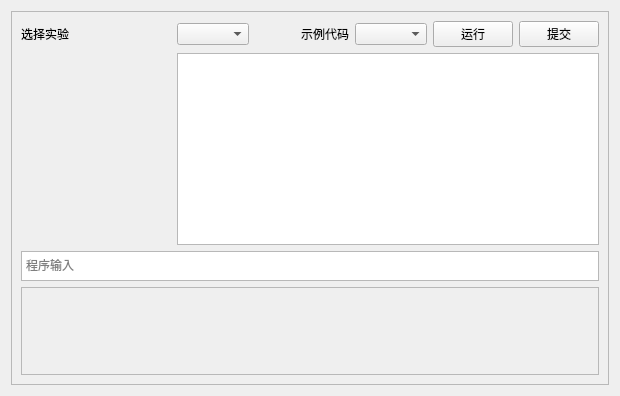
<?xml version="1.0" encoding="UTF-8"?>
<ui version="4.0">
 <class>programpage</class>
 <widget class="programpage" name="programpage">
  <property name="geometry">
   <rect>
    <x>0</x>
    <y>0</y>
    <width>620</width>
    <height>396</height>
   </rect>
  </property>
  <property name="windowTitle">
   <string>programpage</string>
  </property>
  <layout class="QVBoxLayout" name="verticalLayout_4">
   <item>
    <widget class="QFrame" name="frame">
     <property name="frameShape">
      <enum>QFrame::Shape::StyledPanel</enum>
     </property>
     <property name="frameShadow">
      <enum>QFrame::Shadow::Raised</enum>
     </property>
     <layout class="QVBoxLayout" name="verticalLayout_2">
      <item>
       <widget class="QStackedWidget" name="stackedWidget">
        <widget class="QWidget" name="student">
         <layout class="QVBoxLayout" name="verticalLayout_5">
          <property name="leftMargin">
           <number>0</number>
          </property>
          <property name="topMargin">
           <number>0</number>
          </property>
          <property name="rightMargin">
           <number>0</number>
          </property>
          <property name="bottomMargin">
           <number>0</number>
          </property>
          <item>
           <layout class="QGridLayout" name="gridLayout_2" columnstretch="0,0,0,0,0,0" columnminimumwidth="0,0,0,0,0,0">
            <item row="0" column="0">
             <widget class="QLabel" name="label_2">
              <property name="maximumSize">
               <size>
                <width>16777215</width>
                <height>16777215</height>
               </size>
              </property>
              <property name="text">
               <string>选择实验</string>
              </property>
             </widget>
            </item>
            <item row="0" column="3">
             <widget class="QLabel" name="label">
              <property name="text">
               <string>示例代码</string>
              </property>
             </widget>
            </item>
            <item row="0" column="1">
             <widget class="QComboBox" name="optionOfProgram"/>
            </item>
            <item row="3" column="0" colspan="6">
             <widget class="QScrollArea" name="scrollArea">
              <property name="widgetResizable">
               <bool>true</bool>
              </property>
              <widget class="QWidget" name="scrollAreaWidgetContents">
               <property name="geometry">
                <rect>
                 <x>0</x>
                 <y>0</y>
                 <width>566</width>
                 <height>69</height>
                </rect>
               </property>
               <layout class="QVBoxLayout" name="verticalLayout_3">
                <item>
                 <widget class="QLabel" name="infoOfOutput">
                  <property name="text">
                   <string/>
                  </property>
                  <property name="wordWrap">
                   <bool>true</bool>
                  </property>
                 </widget>
                </item>
               </layout>
              </widget>
             </widget>
            </item>
            <item row="1" column="1" colspan="5">
             <widget class="QTextEdit" name="CodeEdit"/>
            </item>
            <item row="2" column="0" colspan="6">
             <widget class="QTextEdit" name="inputOfProgram">
              <property name="sizePolicy">
               <sizepolicy hsizetype="Expanding" vsizetype="Fixed">
                <horstretch>0</horstretch>
                <verstretch>0</verstretch>
               </sizepolicy>
              </property>
              <property name="maximumSize">
               <size>
                <width>16777215</width>
                <height>30</height>
               </size>
              </property>
              <property name="placeholderText">
               <string>程序输入</string>
              </property>
             </widget>
            </item>
            <item row="0" column="5">
             <layout class="QHBoxLayout" name="horizontalLayout">
              <item>
               <widget class="QPushButton" name="btnOfRun">
                <property name="text">
                 <string>运行</string>
                </property>
               </widget>
              </item>
              <item>
               <widget class="QPushButton" name="btnOfSubmit">
                <property name="text">
                 <string>提交</string>
                </property>
               </widget>
              </item>
             </layout>
            </item>
            <item row="1" column="0">
             <widget class="QLabel" name="contentOfProgram">
              <property name="sizePolicy">
               <sizepolicy hsizetype="Fixed" vsizetype="Preferred">
                <horstretch>0</horstretch>
                <verstretch>0</verstretch>
               </sizepolicy>
              </property>
              <property name="minimumSize">
               <size>
                <width>150</width>
                <height>0</height>
               </size>
              </property>
              <property name="maximumSize">
               <size>
                <width>300</width>
                <height>16777215</height>
               </size>
              </property>
              <property name="text">
               <string/>
              </property>
              <property name="alignment">
               <set>Qt::AlignmentFlag::AlignLeading|Qt::AlignmentFlag::AlignLeft|Qt::AlignmentFlag::AlignTop</set>
              </property>
              <property name="wordWrap">
               <bool>true</bool>
              </property>
             </widget>
            </item>
            <item row="0" column="4">
             <widget class="QComboBox" name="optionOfSample"/>
            </item>
           </layout>
          </item>
         </layout>
        </widget>
        <widget class="QWidget" name="teacher">
         <layout class="QGridLayout" name="gridLayout">
          <item row="3" column="2">
           <spacer name="horizontalSpacer_8">
            <property name="orientation">
             <enum>Qt::Orientation::Horizontal</enum>
            </property>
            <property name="sizeHint" stdset="0">
             <size>
              <width>40</width>
              <height>20</height>
             </size>
            </property>
           </spacer>
          </item>
          <item row="3" column="1">
           <widget class="QComboBox" name="optionOfClass"/>
          </item>
          <item row="3" column="0">
           <widget class="QLabel" name="label_5">
            <property name="text">
             <string>班级</string>
            </property>
           </widget>
          </item>
          <item row="2" column="4" colspan="2">
           <spacer name="horizontalSpacer">
            <property name="orientation">
             <enum>Qt::Orientation::Horizontal</enum>
            </property>
            <property name="sizeHint" stdset="0">
             <size>
              <width>40</width>
              <height>20</height>
             </size>
            </property>
           </spacer>
          </item>
          <item row="4" column="1" colspan="2">
           <widget class="QTextEdit" name="inputOfProgramContent"/>
          </item>
          <item row="2" column="0">
           <widget class="QLabel" name="label_3">
            <property name="text">
             <string>实验名称</string>
            </property>
           </widget>
          </item>
          <item row="2" column="1" colspan="3">
           <widget class="QLineEdit" name="inputOfProgramTitle"/>
          </item>
          <item row="4" column="0">
           <widget class="QLabel" name="label_4">
            <property name="text">
             <string>实验要求</string>
            </property>
           </widget>
          </item>
          <item row="5" column="4">
           <widget class="QPushButton" name="btnOfRelease">
            <property name="text">
             <string>发布</string>
            </property>
           </widget>
          </item>
          <item row="0" column="0" colspan="3">
           <widget class="QLabel" name="label_6">
            <property name="maximumSize">
             <size>
              <width>16777215</width>
              <height>30</height>
             </size>
            </property>
            <property name="font">
             <font>
              <family>Academy Engraved LET</family>
              <pointsize>18</pointsize>
             </font>
            </property>
            <property name="text">
             <string>发布实验</string>
            </property>
            <property name="alignment">
             <set>Qt::AlignmentFlag::AlignCenter</set>
            </property>
           </widget>
          </item>
          <item row="5" column="1" colspan="2">
           <widget class="QLabel" name="outputOfRelease">
            <property name="text">
             <string/>
            </property>
           </widget>
          </item>
          <item row="5" column="0">
           <widget class="QLabel" name="label_8">
            <property name="text">
             <string>输出</string>
            </property>
           </widget>
          </item>
         </layout>
        </widget>
       </widget>
      </item>
     </layout>
    </widget>
   </item>
  </layout>
 </widget>
 <customwidgets>
  <customwidget>
   <class>programpage</class>
   <extends>QWidget</extends>
   <header>programpage.h</header>
   <container>1</container>
  </customwidget>
 </customwidgets>
 <resources/>
 <connections/>
</ui>
